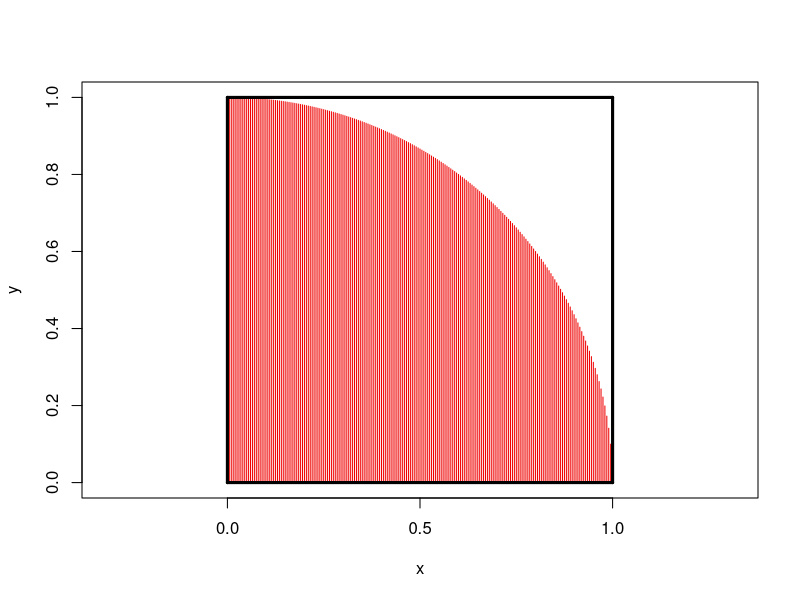

Generate this figure with R:
## ---- chunk 1
x <- seq(0, 1, length.out=201)
y <- sqrt(1 - x^2)
plot(x, y,type="h", col="red2", asp=1, xlim=c(0, 1))
segments(c(0, 0, 1, 0), 
         c(0, 0, 0, 1), 
         c(0, 1, 1, 1), 
         c(1, 0, 1, 1), 
         lwd=3)
## ---- chunk 2
n <- 1e6 # Generate one million points IID uniform on the unit square
X <- runif(n, min=0, max=1)
Y <- runif(n, min=0, max=1)

# Check fraction that are in the red area
in_red <- (X^2 + Y^2) < 1

P_red <- mean(in_red)
print(P_red)
## ---- chunk 3
pi_approx <- 4 * P_red
print(pi_approx)
